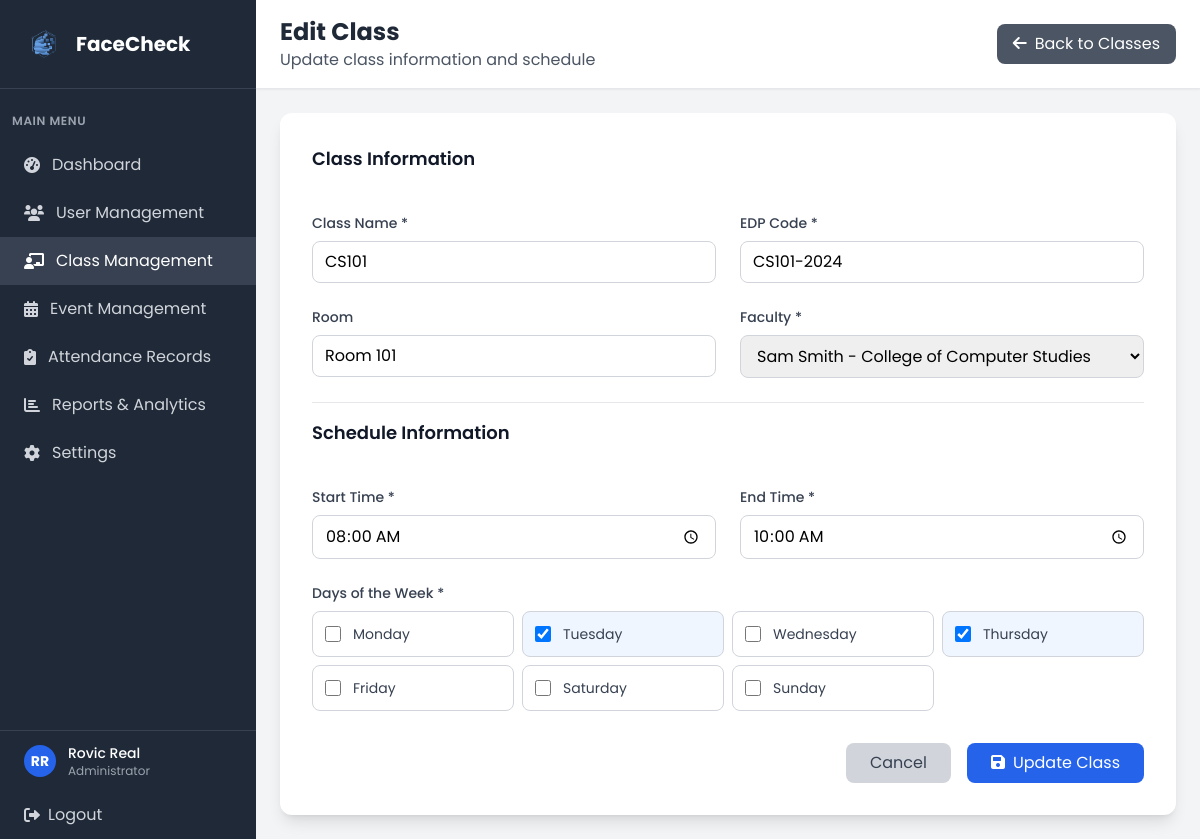
Page /admin/classes/1/edit (signed in) on the committed database.
### tables this page shows
CREATE TABLE user (
            user_id INTEGER PRIMARY KEY AUTOINCREMENT,
            idno VARCHAR(20) NOT NULL UNIQUE,
            firstname VARCHAR(50) NOT NULL,
            lastname VARCHAR(50) NOT NULL,
            role VARCHAR(10) NOT NULL CHECK (role IN ('admin', 'faculty', 'student')),
            password VARCHAR(255) NOT NULL,
            created_at DATETIME DEFAULT CURRENT_TIMESTAMP,
            is_active BOOLEAN DEFAULT 1,
            dept_id INTEGER, admin_profile_picture VARCHAR(255),
            FOREIGN KEY (dept_id) REFERENCES department(dept_id)
        );

CREATE TABLE class (
            class_id INTEGER PRIMARY KEY AUTOINCREMENT,
            class_name VARCHAR(20) NOT NULL,
            edpcode VARCHAR(20) NOT NULL UNIQUE,
            start_time TIME,
            end_time TIME,
            room VARCHAR(10),
            faculty_id INTEGER NOT NULL, is_active BOOLEAN DEFAULT 1,
            FOREIGN KEY (faculty_id) REFERENCES faculty(faculty_id)
        );

CREATE TABLE days (
            day_id INTEGER PRIMARY KEY AUTOINCREMENT,
            day_name VARCHAR(10) NOT NULL UNIQUE
        );

### app.py (the view, shortened to what this page needs)
@app.route('/admin/classes/<int:class_id>/edit', methods=['GET', 'POST'])
def edit_class(class_id):
    if 'user_id' not in session or session['role'] != 'admin':
        return redirect(url_for('login'))
    conn = get_db_connection()
    class_info = conn.execute('''
        SELECT c.*, u.firstname, u.lastname, d.dept_name
        FROM class c
        JOIN faculty f ON c.faculty_id = f.faculty_id
        JOIN user u ON f.user_id = u.user_id
        LEFT JOIN department d ON u.dept_id = d.dept_id
        WHERE c.class_id = ?
    ''', (class_id,)).fetchone()
    if class_info and not row_get(class_info, 'is_active', 1):
        conn.close()
        flash('Cannot edit a deactivated class. Please reactivate it first.', 'error')
        return redirect(url_for('admin_classes'))
    class_days = conn.execute('SELECT day_id FROM class_days WHERE class_id = ?', (class_id,)).fetchall()
    class_day_ids = [day['day_id'] for day in class_days]
    faculty = conn.execute('''
        SELECT f.faculty_id, u.firstname, u.lastname, d.dept_name
        FROM faculty f
        JOIN user u ON f.user_id = u.user_id
        LEFT JOIN department d ON u.dept_id = d.dept_id
        WHERE u.is_active = 1
        ORDER BY u.firstname, u.lastname
    ''').fetchall()
    days = conn.execute('SELECT * FROM days ORDER BY day_id').fetchall()
    conn.close()
    return render_template('edit_class.html', class_info=class_info, faculty=faculty, days=days, class_day_ids=class_day_ids)

### app.py (called while the page is built)
def row_get(row, key, default=None):
    if row is None:
        return default
    try:
        if key in row.keys():
            return row[key]
    except AttributeError:
        return getattr(row, key, default)
    return default

@app.context_processor
def inject_current_admin():
    current_admin = None
    if 'user_id' in session and session.get('role') == 'admin':
        conn = get_db_connection()
        try:
            conn.execute('ALTER TABLE user ADD COLUMN admin_profile_picture VARCHAR(255)')
            conn.commit()
        except Exception:
            pass  # Column already exists
        current_admin = conn.execute(
            '''
            SELECT u.*, d.dept_name
            FROM user u
            LEFT JOIN department d ON u.dept_id = d.dept_id
            WHERE u.user_id = ?
            ''',
            (session['user_id'],)
        ).fetchone()
        conn.close()
    return dict(current_admin=current_admin)

### templates/edit_class.html (shortened to what this page needs)
<!DOCTYPE html>
<html lang="en">
<head>
    <script src="https://cdn.tailwindcss.com"></script>
    <link href="https://cdnjs.cloudflare.com/ajax/libs/font-awesome/6.0.0/css/all.min.css" rel="stylesheet">
    <link rel="stylesheet" href="{{ url_for('static', filename='css/global.css') }}">
</head>
<body class="bg-gray-100">
    <div class="flex h-screen">
        <div class="w-64 bg-gray-800 text-white">
            <div class="p-6 border-b border-gray-700">
                <div class="flex items-center">
                    <img src="{{ url_for('static', filename='img/FaceCheck_Logo.png') }}" alt="FaceCheck logo" class="w-10 h-10 mr-3">
                    <h1 class="text-xl font-bold">FaceCheck</h1>
                </div>
            </div>
            <nav class="mt-6">
                <div class="px-3">
                    <div class="text-xs font-semibold text-gray-400 uppercase tracking-wider mb-3">Main Menu</div>
                </div>
                <a href="{{ url_for('dashboard') }}" class="flex items-center px-6 py-3 text-gray-300 hover:bg-gray-700 hover:text-white transition duration-200">
                    <i class="fas fa-tachometer-alt mr-3"></i>
                    Dashboard
                </a>
                <a href="{{ url_for('admin_users') }}" class="flex items-center px-6 py-3 text-gray-300 hover:bg-gray-700 hover:text-white transition duration-200">
                    <i class="fas fa-users mr-3"></i>
                    User Management
                </a>
                <a href="{{ url_for('admin_classes') }}" class="flex items-center px-6 py-3 bg-gray-700 text-white">
                    <i class="fas fa-chalkboard-teacher mr-3"></i>
                    Class Management
                </a>
                <a href="{{ url_for('admin_events') }}" class="flex items-center px-6 py-3 text-gray-300 hover:bg-gray-700 hover:text-white transition duration-200">
                    <i class="fas fa-calendar-alt mr-3"></i>
                    Event Management
                </a>
                <a href="{{ url_for('admin_attendance') }}" class="flex items-center px-6 py-3 text-gray-300 hover:bg-gray-700 hover:text-white transition duration-200">
                    <i class="fas fa-clipboard-check mr-3"></i>
                    Attendance Records
                </a>
                <a href="/reports" class="flex items-center px-6 py-3 text-gray-300 hover:bg-gray-700 hover:text-white transition duration-200">
                    <i class="fas fa-chart-bar mr-3"></i>
                    Reports & Analytics
                </a>
                <a href="/settings" class="flex items-center px-6 py-3 text-gray-300 hover:bg-gray-700 hover:text-white transition duration-200">
                    <i class="fas fa-cog mr-3"></i>
                    Settings
                </a>
            </nav>
            <div class="absolute bottom-0 w-64 border-t border-gray-700">
                <a href="{{ url_for('admin_profile') }}" class="flex items-center px-6 py-3 hover:bg-gray-700 transition duration-200">
                    {% if current_admin and current_admin.admin_profile_picture %}
                    <img src="{{ url_for('static', filename='profile_pictures/' + current_admin.admin_profile_picture) }}"
                         alt="{{ current_admin.firstname }} {{ current_admin.lastname }}"
                         class="w-8 h-8 rounded-full object-cover border-2 border-blue-600 mr-3">
                    {% else %}
                    <div class="w-8 h-8 bg-blue-600 rounded-full flex items-center justify-center mr-3">
                        <span class="text-white text-sm font-bold">
                            {{ (current_admin.firstname[0] ~ current_admin.lastname[0]) if current_admin else 'A' }}
                        </span>
                    </div>
                    {% endif %}
                    <div>
                        <div class="text-sm font-medium">
                            {{ (current_admin.firstname ~ ' ' ~ current_admin.lastname) if current_admin else 'Admin User' }}
                        </div>
                        <div class="text-xs text-gray-400">Administrator</div>
                    </div>
                </a>
                <a href="{{ url_for('logout') }}" class="flex items-center px-6 py-3 text-gray-300 hover:bg-gray-700 hover:text-white transition duration-200">
                    <i class="fas fa-sign-out-alt mr-2"></i>
                    Logout
                </a>
            </div>
        </div>
        <div class="flex-1 flex flex-col overflow-hidden">
            <header class="bg-white shadow-sm border-b border-gray-200">
                <div class="px-6 py-4">
                    <div class="flex items-center justify-between">
                        <div>
                            <h2 class="text-2xl font-bold text-gray-800">Edit Class</h2>
                            <p class="text-gray-600">Update class information and schedule</p>
                        </div>
                        <a href="{{ url_for('admin_classes') }}" class="bg-gray-600 text-white px-4 py-2 rounded-lg hover:bg-gray-700 transition duration-200">
                            <i class="fas fa-arrow-left mr-2"></i>Back to Classes
                        </a>
                    </div>
                </div>
            </header>
            <main class="flex-1 overflow-y-auto p-6">
                <div class="max-w-4xl mx-auto">
                    <form method="POST" class="bg-white rounded-xl shadow-lg p-8">
                        <div class="grid grid-cols-1 md:grid-cols-2 gap-6">
                            <div class="md:col-span-2">
                                <h3 class="text-lg font-semibold text-gray-900 mb-4">Class Information</h3>
                            </div>
                            <div>
                                <label for="class_name" class="block text-sm font-medium text-gray-700 mb-2">Class Name *</label>
                                <input type="text" id="class_name" name="class_name" required
                                       value="{{ class_info.class_name }}"
                                       class="w-full px-3 py-2 border border-gray-300 rounded-lg focus:ring-2 focus:ring-blue-500 focus:border-blue-500"
                                       placeholder="e.g., Data Structures and Algorithms">
                            </div>
                            <div>
                                <label for="edpcode" class="block text-sm font-medium text-gray-700 mb-2">EDP Code *</label>
                                <input type="text" id="edpcode" name="edpcode" required
                                       inputmode="numeric" pattern="\d*" title="Numbers only"
                                       oninput="this.value=this.value.replace(/[^0-9]/g,'');"
                                       value="{{ class_info.edpcode }}"
                                       class="w-full px-3 py-2 border border-gray-300 rounded-lg focus:ring-2 focus:ring-blue-500 focus:border-blue-500"
                                       placeholder="e.g., 123456">
                            </div>
                            <div>
                                <label for="room" class="block text-sm font-medium text-gray-700 mb-2">Room</label>
                                <input type="text" id="room" name="room"
                                       value="{{ class_info.room or '' }}"
                                       class="w-full px-3 py-2 border border-gray-300 rounded-lg focus:ring-2 focus:ring-blue-500 focus:border-blue-500"
                                       placeholder="e.g., Room 101">
                            </div>
                            <div>
                                <label for="faculty_id" class="block text-sm font-medium text-gray-700 mb-2">Faculty *</label>
                                <select id="faculty_id" name="faculty_id" required
                                        class="w-full px-3 py-2 border border-gray-300 rounded-lg focus:ring-2 focus:ring-blue-500 focus:border-blue-500">
                                    {% for faculty_member in faculty %}
                                    <option value="{{ faculty_member.faculty_id }}"
                                            {% if faculty_member.faculty_id == class_info.faculty_id %}selected{% endif %}>
                                        {{ faculty_member.firstname }} {{ faculty_member.lastname }}
                                    </option>
                                    {% endfor %}
                                </select>
                            </div>
                            <div class="md:col-span-2">
                                <h3 class="text-lg font-semibold text-gray-900 mb-4 border-t pt-4">Schedule Information</h3>
                            </div>
                            <div>
                                <label for="start_time" class="block text-sm font-medium text-gray-700 mb-2">Start Time *</label>
                                <input type="time" id="start_time" name="start_time" required
                                       value="{{ class_info.start_time }}"
                                       class="w-full px-3 py-2 border border-gray-300 rounded-lg focus:ring-2 focus:ring-blue-500 focus:border-blue-500">
                            </div>
                            <div>
                                <label for="end_time" class="block text-sm font-medium text-gray-700 mb-2">End Time *</label>
                                <input type="time" id="end_time" name="end_time" required
                                       value="{{ class_info.end_time }}"
                                       class="w-full px-3 py-2 border border-gray-300 rounded-lg focus:ring-2 focus:ring-blue-500 focus:border-blue-500">
                            </div>
                            <div class="md:col-span-2">
                                <label class="block text-sm font-medium text-gray-700 mb-2">Days of the Week *</label>
                                <div class="grid grid-cols-2 md:grid-cols-4 gap-2">
                                    {% for day in days %}
                                    <label class="flex items-center p-3 border border-gray-300 rounded-lg hover:bg-gray-50 cursor-pointer
                                                  {% if day.day_id in class_day_ids %}bg-blue-50 border-blue-300{% endif %}">
                                        <input type="checkbox" name="days" value="{{ day.day_id }}"
                                               {% if day.day_id in class_day_ids %}checked{% endif %}
                                               class="mr-3 h-4 w-4 text-blue-600 focus:ring-blue-500 border-gray-300 rounded">
                                        <span class="text-sm text-gray-700">{{ day.day_name }}</span>
                                    </label>
                                    {% endfor %}
                                </div>
                            </div>
                        </div>
                        <div class="mt-8 flex justify-end space-x-4">
                            <a href="{{ url_for('admin_classes') }}" class="bg-gray-300 text-gray-700 px-6 py-2 rounded-lg hover:bg-gray-400 transition duration-200">
                                Cancel
                            </a>
                            <button type="submit" class="bg-blue-600 text-white px-6 py-2 rounded-lg hover:bg-blue-700 transition duration-200">
                                <i class="fas fa-save mr-2"></i>Update Class
                            </button>
                        </div>
                    </form>
                </div>
            </main>
        </div>
    </div>
</body>
</html>

### static/css/global.css (style rules this page uses)
html, body, button, input, textarea, select { font-family: 'Poppins', 'Segoe UI', sans-serif !important; }

### rows in the picture
user: firstname+lastname "RR", firstname+lastname "Rovic Real"
class: class_name "CS101", edpcode "CS101-2024", room "Room 101", faculty_id "Sam Smith - College of Computer Studies", start_time "08:00", end_time "10:00"
days: day_name "Monday"
days: day_id "☑", day_name "Tuesday"
days: day_name "Wednesday"
days: day_id "☑", day_name "Thursday"
days: day_name "Friday"
days: day_name "Saturday"
days: day_name "Sunday"
